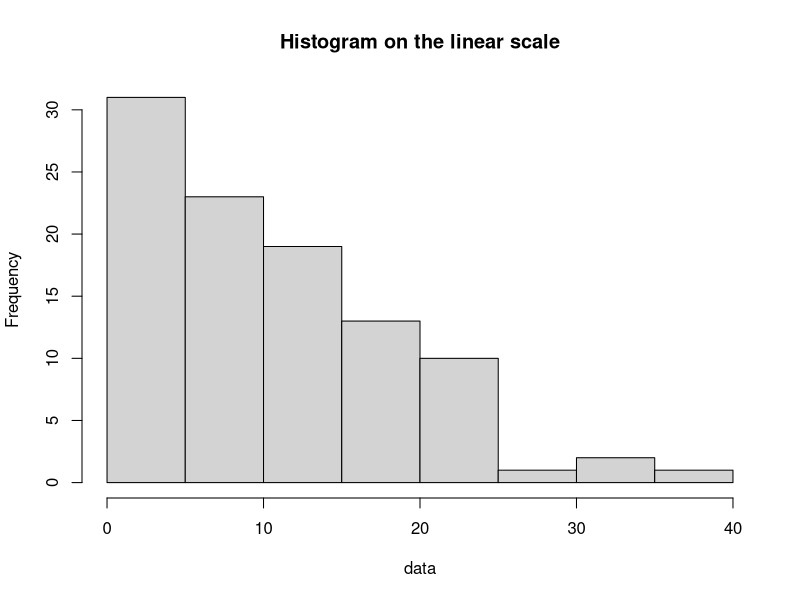
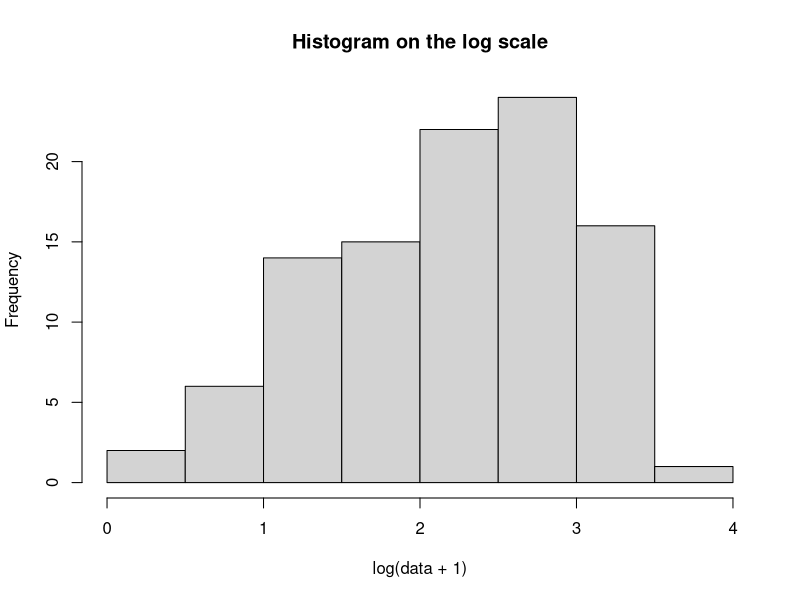

Source code (R) for these figures, in order:
## ---- chunk 1
library(MASS)
#library(stats)
set.seed(41)
## ---- chunk 2
#?rnbinom
#data <- rnbinom(100, size=2, mu=10)
#?rnegbin
data <- rnegbin(100, mu=10, theta=2)
## ---- chunk 3
#?hist
hist(data, main="Histogram on the linear scale")
hist(log(data+1), main="Histogram on the log scale")
